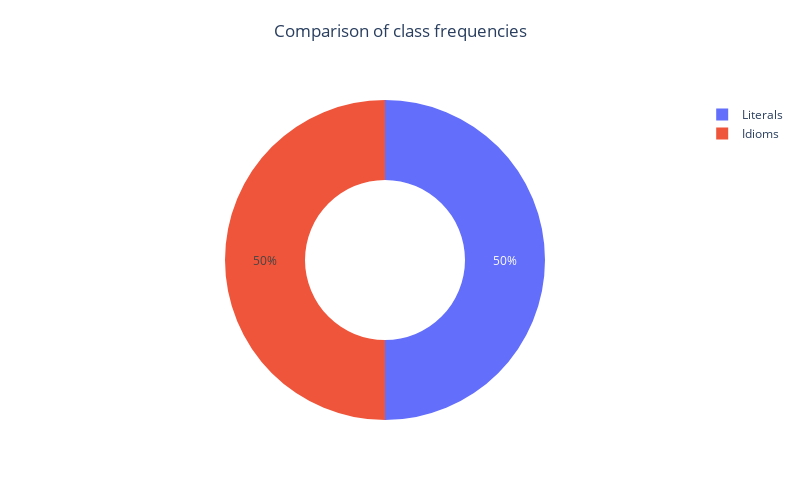

Write notebook code for a chart like this one.
### Code cell
# Visualization of class frequencies
values = np.array([len(df_a), len(df_b)])
labels = ['Literals', 'Idioms']
fig = go.Figure(data = [go.Pie(values = values, labels = labels, hole = 0.5, textinfo = 'percent', title = " ")])
text_title = "Comparison of class frequencies"
fig.update_layout(height = 500, width = 800, showlegend = True, title = dict(text = text_title, x = 0.5, y = 0.95))
fig.show()

### Figure 1 — Plotly figure (JSON) as saved in the notebook; plotly's stock layout.template omitted (floating-point values rounded to 4 significant figures)
{"data": [{"hole": 0.5, "labels": ["Literals", "Idioms"], "textinfo": "percent", "title": {"text": " "}, "values": [2199, 2199], "type": "pie"}], "layout": {"title": {"text": "Comparison of class frequencies", "x": 0.5, "y": 0.95}, "height": 500, "width": 800, "showlegend": true}}
